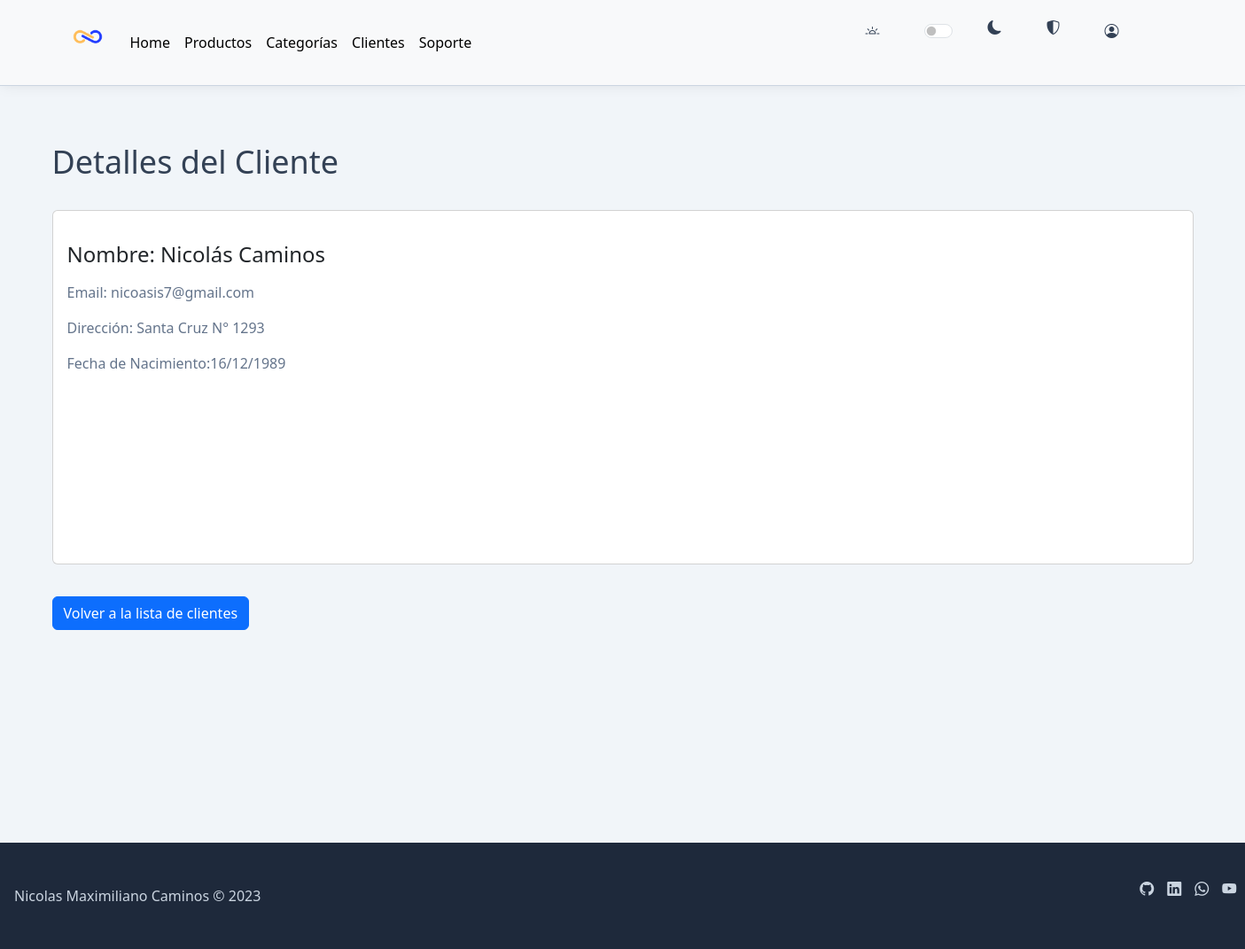
The page /ver_cliente/4/ (signed in) on the database its author committed.
### AppInfinity/models.py (models this page shows)
class Cliente(models.Model):
    nombre = models.CharField(max_length=100)
    email = models.EmailField()
    direccion = models.CharField(max_length=255, blank=True, null=True)
    fecha_nacimiento = models.DateField(blank=True, null=True)

### AppInfinity/views.py (the view)
# urls.py: path('ver_cliente/<int:cliente_id>/', ver_cliente, name='ver_cliente'),
@login_required(login_url='login')
def ver_cliente(request, cliente_id):
    cliente = get_object_or_404(Cliente, id=cliente_id)
    return render(request, 'ver_cliente.html', {'cliente': cliente})

### templates/ver_cliente.html
{% extends 'base.html' %}
{% block content %}
  <div class="container mt-4">
    <h2>Detalles del Cliente</h2>
    <div class="card">
      <div class="card-body">
        <h5 class="card-title">Nombre: {{ cliente.nombre }}</h5>
        <p class="card-text">Email: {{ cliente.email }}</p>
        <p class="card-text">Dirección: {{ cliente.direccion }}</p>
        <p class="card-text">Fecha de Nacimiento:{{ cliente.fecha_nacimiento|date:"d/m/Y" }}</p>
      </div>
    </div>
    <a href="{% url 'cliente' %}" class="btn btn-primary mt-3">Volver a la lista de clientes</a>
  </div>
{% endblock %}

### static/css/style.css (style rules this page uses)
:root { color-scheme: light; overflow-y: auto; overflow-x: hidden; }
body { height: 100%; text-rendering: optimizeLegibility; -webkit-font-smoothing: antialiased; -moz-osx-fontt-smoothing: grayscale; -webkit-text-size-adjust: 100%; -webkit-top-highlight-color: transparent; color: var(--infinity-body-text-color, #64748b) !important; line-height: var(--infinity-line-height-base, 1.5); font-weight: var(--infinity-font-weigth-base, 400); background-color: var(--infinity-body-bg-color, #f1f5f9) !important; font-family: var(--infinity-font-primary, ui-sans-serif, system-ui, -apple-system, BlinkMacSystemFont, "Segoe UI", Roboto, "Helvetica Neue", Arial, "Noto Sans", sans-serif, "Apple Color Emoji", "Segoe UI Emoji", "Segoe UI Symbol", "Noto Color Emoji"); transition: 1000ms; }
h1, h2, h3, h4, h5, h6 { color: var(--infinity-heading-text-color, #334155); font-weight: 500; line-height: 1.25; font-family: var(--infinity-font-secondary, ui-sans-serif, system-ui, -apple-system, BlinkMacSystemFont, "Segoe UI", Roboto, "Helvetica Neue", Arial, "Noto Sans", sans-serif, "Apple Color Emoji", "Segoe UI Emoji", "Segoe UI Symbol", "Noto Color Emoji"); }
h2 { margin: 32px 0; font-size: 36px; }
h5 { margin: 18px 0; font-size: 20px; }
p { color: var(--infinity-body-text-color, #64748b); margin: 16px 0; font-weight: 1.5; }
.container { width: 100%; display: block; max-width: 1320px; margin-left: auto; margin-right: auto; padding-left: 16px; padding-right: 16px; }
:where(:root) { cursor: default; line-height: 1.5; overflow-wrap: break-word; -moz-tab-size: 4; tab-size: 4; -webkit-tap-highlight-color: transparent; -webkit-text-size-adjust: 100%; }
:where(body) { margin: 0; }
html { scroll-behavior: smooth; }
body .card { position: relative; display: grid; height: 400px; }
body .card { margin-bottom: 20px; }
body .card .card-title { font-size: 1.5rem; margin-bottom: 10px; }
body .card .card-text { margin-bottom: 15px; }

### rows shown on the page
Cliente: nombre "Nicolás Caminos", email "nicoasis7@gmail.com", direccion "Santa Cruz N° 1293", fecha_nacimiento "16/12/1989"
